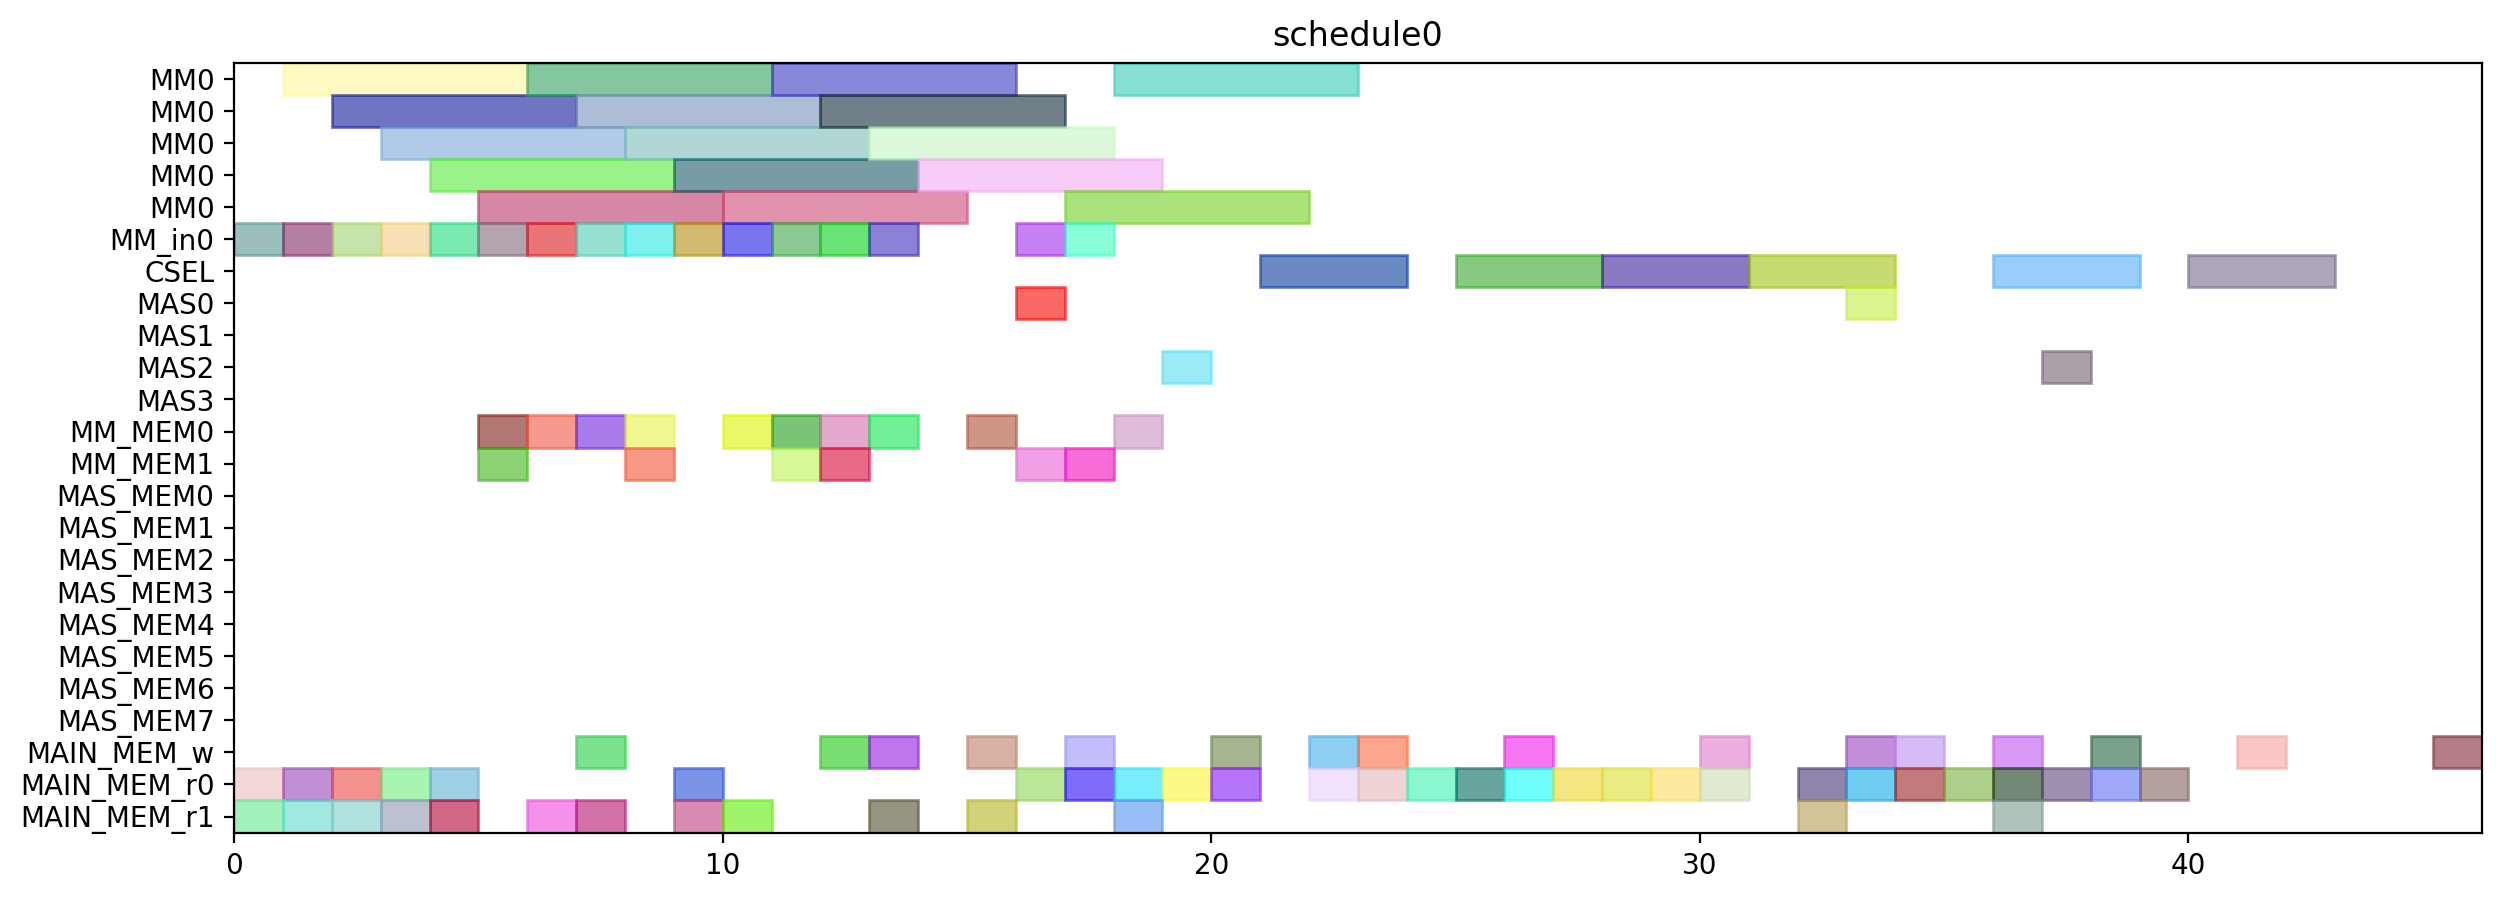

Reproduce this figure in Python.
from pyschedule import Scenario, solvers, plotters, alt


def solve():
	horizon = 120
	S = Scenario("schedule0", horizon=horizon)

	# resource
	MM = S.Resources('MM', num=1, size=5)
	MM_in = S.Resources('MM_in', num=1)
	CSEL = S.Resource('CSEL')
	MAS = S.Resources('MAS', num=4, size=1, periods=range(1, horizon))
	MM_MEM = S.Resources('MM_MEM', num=2)
	MAS_MEM = S.Resources('MAS_MEM', num=8)
	MAIN_MEM_w = S.Resource('MAIN_MEM_w', size=1)
	MAIN_MEM_r = S.Resources('MAIN_MEM_r', num=2)

	# result of previous scheduling

	# new tasks
	alpha0 = S.Task('alpha0', length=5, delay_cost=1)
	alpha0 += alt(MM)
	alpha0_in = S.Task('alpha0_in', length=1, delay_cost=1)
	alpha0_in += alt(MM_in)
	S += alpha0_in*MM_in[0]<=alpha0*MM[0]
	alpha0_mem0 = S.Task('alpha0_mem0', length=1, delay_cost=1)
	alpha0_mem0 += MAIN_MEM_r[0]
	S += alpha0_mem0 <= alpha0

	alpha0_mem1 = S.Task('alpha0_mem1', length=1, delay_cost=1)
	alpha0_mem1 += MAIN_MEM_r[1]
	S += alpha0_mem1 <= alpha0

	alpha1 = S.Task('alpha1', length=5, delay_cost=1)
	alpha1 += alt(MM)
	alpha1_in = S.Task('alpha1_in', length=1, delay_cost=1)
	alpha1_in += alt(MM_in)
	S += alpha1_in*MM_in[0]<=alpha1*MM[0]
	alpha1_mem0 = S.Task('alpha1_mem0', length=1, delay_cost=1)
	alpha1_mem0 += MAIN_MEM_r[0]
	S += alpha1_mem0 <= alpha1

	alpha1_mem1 = S.Task('alpha1_mem1', length=1, delay_cost=1)
	alpha1_mem1 += MAIN_MEM_r[1]
	S += alpha1_mem1 <= alpha1

	xit2N0 = S.Task('xit2N0', length=5, delay_cost=1)
	xit2N0 += alt(MM)
	xit2N0_in = S.Task('xit2N0_in', length=1, delay_cost=1)
	xit2N0_in += alt(MM_in)
	S += xit2N0_in*MM_in[0]<=xit2N0*MM[0]
	S += 0<xit2N0

	xit2N0_w = S.Task('xit2N0_w', length=1, delay_cost=1)
	xit2N0_w += alt(MAIN_MEM_w)
	S += xit2N0 <= xit2N0_w

	xit2N0_mem0 = S.Task('xit2N0_mem0', length=1, delay_cost=1)
	xit2N0_mem0 += MAIN_MEM_r[0]
	S += xit2N0_mem0 <= xit2N0

	xit2N0_mem1 = S.Task('xit2N0_mem1', length=1, delay_cost=1)
	xit2N0_mem1 += MAIN_MEM_r[1]
	S += xit2N0_mem1 <= xit2N0

	xit2N1 = S.Task('xit2N1', length=5, delay_cost=1)
	xit2N1 += alt(MM)
	xit2N1_in = S.Task('xit2N1_in', length=1, delay_cost=1)
	xit2N1_in += alt(MM_in)
	S += xit2N1_in*MM_in[0]<=xit2N1*MM[0]
	S += 0<xit2N1

	xit2N1_w = S.Task('xit2N1_w', length=1, delay_cost=1)
	xit2N1_w += alt(MAIN_MEM_w)
	S += xit2N1 <= xit2N1_w

	xit2N1_mem0 = S.Task('xit2N1_mem0', length=1, delay_cost=1)
	xit2N1_mem0 += MAIN_MEM_r[0]
	S += xit2N1_mem0 <= xit2N1

	xit2N1_mem1 = S.Task('xit2N1_mem1', length=1, delay_cost=1)
	xit2N1_mem1 += MAIN_MEM_r[1]
	S += xit2N1_mem1 <= xit2N1

	t30 = S.Task('t30', length=5, delay_cost=1)
	t30 += alt(MM)
	t30_in = S.Task('t30_in', length=1, delay_cost=1)
	t30_in += alt(MM_in)
	S += t30_in*MM_in[0]<=t30*MM[0]
	t30_mem0 = S.Task('t30_mem0', length=1, delay_cost=1)
	t30_mem0 += MAIN_MEM_r[0]
	S += t30_mem0 <= t30

	t30_mem1 = S.Task('t30_mem1', length=1, delay_cost=1)
	t30_mem1 += MAIN_MEM_r[1]
	S += t30_mem1 <= t30

	t31 = S.Task('t31', length=5, delay_cost=1)
	t31 += alt(MM)
	t31_in = S.Task('t31_in', length=1, delay_cost=1)
	t31_in += alt(MM_in)
	S += t31_in*MM_in[0]<=t31*MM[0]
	t31_mem0 = S.Task('t31_mem0', length=1, delay_cost=1)
	t31_mem0 += MAIN_MEM_r[0]
	S += t31_mem0 <= t31

	t31_mem1 = S.Task('t31_mem1', length=1, delay_cost=1)
	t31_mem1 += MAIN_MEM_r[1]
	S += t31_mem1 <= t31

	alphaD0 = S.Task('alphaD0', length=5, delay_cost=1)
	alphaD0 += alt(MM)
	alphaD0_in = S.Task('alphaD0_in', length=1, delay_cost=1)
	alphaD0_in += alt(MM_in)
	S += alphaD0_in*MM_in[0]<=alphaD0*MM[0]
	S += 0<alphaD0

	alphaD0_w = S.Task('alphaD0_w', length=1, delay_cost=1)
	alphaD0_w += alt(MAIN_MEM_w)
	S += alphaD0 <= alphaD0_w

	alphaD0_mem0 = S.Task('alphaD0_mem0', length=1, delay_cost=1)
	alphaD0_mem0 += alt(MM_MEM)
	S += (alpha0*MM[0])-1 < alphaD0_mem0*MM_MEM[0]
	S += alphaD0_mem0 <= alphaD0

	alphaD0_mem1 = S.Task('alphaD0_mem1', length=1, delay_cost=1)
	alphaD0_mem1 += MAIN_MEM_r[1]
	S += alphaD0_mem1 <= alphaD0

	alphaD1 = S.Task('alphaD1', length=5, delay_cost=1)
	alphaD1 += alt(MM)
	alphaD1_in = S.Task('alphaD1_in', length=1, delay_cost=1)
	alphaD1_in += alt(MM_in)
	S += alphaD1_in*MM_in[0]<=alphaD1*MM[0]
	S += 0<alphaD1

	alphaD1_w = S.Task('alphaD1_w', length=1, delay_cost=1)
	alphaD1_w += alt(MAIN_MEM_w)
	S += alphaD1 <= alphaD1_w

	alphaD1_mem0 = S.Task('alphaD1_mem0', length=1, delay_cost=1)
	alphaD1_mem0 += alt(MM_MEM)
	S += (alpha1*MM[0])-1 < alphaD1_mem0*MM_MEM[0]
	S += alphaD1_mem0 <= alphaD1

	alphaD1_mem1 = S.Task('alphaD1_mem1', length=1, delay_cost=1)
	alphaD1_mem1 += MAIN_MEM_r[1]
	S += alphaD1_mem1 <= alphaD1

	alpha20 = S.Task('alpha20', length=5, delay_cost=1)
	alpha20 += alt(MM)
	alpha20_in = S.Task('alpha20_in', length=1, delay_cost=1)
	alpha20_in += alt(MM_in)
	S += alpha20_in*MM_in[0]<=alpha20*MM[0]
	alpha20_mem0 = S.Task('alpha20_mem0', length=1, delay_cost=1)
	alpha20_mem0 += alt(MM_MEM)
	S += (alpha0*MM[0])-1 < alpha20_mem0*MM_MEM[0]
	S += alpha20_mem0 <= alpha20

	alpha20_mem1 = S.Task('alpha20_mem1', length=1, delay_cost=1)
	alpha20_mem1 += alt(MM_MEM)
	S += (alpha0*MM[0])-1 < alpha20_mem1*MM_MEM[1]
	S += alpha20_mem1 <= alpha20

	alpha21 = S.Task('alpha21', length=5, delay_cost=1)
	alpha21 += alt(MM)
	alpha21_in = S.Task('alpha21_in', length=1, delay_cost=1)
	alpha21_in += alt(MM_in)
	S += alpha21_in*MM_in[0]<=alpha21*MM[0]
	alpha21_mem0 = S.Task('alpha21_mem0', length=1, delay_cost=1)
	alpha21_mem0 += alt(MM_MEM)
	S += (alpha1*MM[0])-1 < alpha21_mem0*MM_MEM[0]
	S += alpha21_mem0 <= alpha21

	alpha21_mem1 = S.Task('alpha21_mem1', length=1, delay_cost=1)
	alpha21_mem1 += alt(MM_MEM)
	S += (alpha1*MM[0])-1 < alpha21_mem1*MM_MEM[1]
	S += alpha21_mem1 <= alpha21

	alpha2V0 = S.Task('alpha2V0', length=5, delay_cost=1)
	alpha2V0 += alt(MM)
	alpha2V0_in = S.Task('alpha2V0_in', length=1, delay_cost=1)
	alpha2V0_in += alt(MM_in)
	S += alpha2V0_in*MM_in[0]<=alpha2V0*MM[0]
	alpha2V0_mem0 = S.Task('alpha2V0_mem0', length=1, delay_cost=1)
	alpha2V0_mem0 += alt(MM_MEM)
	S += (alpha20*MM[0])-1 < alpha2V0_mem0*MM_MEM[0]
	S += alpha2V0_mem0 <= alpha2V0

	alpha2V0_mem1 = S.Task('alpha2V0_mem1', length=1, delay_cost=1)
	alpha2V0_mem1 += MAIN_MEM_r[1]
	S += alpha2V0_mem1 <= alpha2V0

	alpha2V1 = S.Task('alpha2V1', length=5, delay_cost=1)
	alpha2V1 += alt(MM)
	alpha2V1_in = S.Task('alpha2V1_in', length=1, delay_cost=1)
	alpha2V1_in += alt(MM_in)
	S += alpha2V1_in*MM_in[0]<=alpha2V1*MM[0]
	alpha2V1_mem0 = S.Task('alpha2V1_mem0', length=1, delay_cost=1)
	alpha2V1_mem0 += alt(MM_MEM)
	S += (alpha21*MM[0])-1 < alpha2V1_mem0*MM_MEM[0]
	S += alpha2V1_mem0 <= alpha2V1

	alpha2V1_mem1 = S.Task('alpha2V1_mem1', length=1, delay_cost=1)
	alpha2V1_mem1 += MAIN_MEM_r[1]
	S += alpha2V1_mem1 <= alpha2V1

	t3alphaD0 = S.Task('t3alphaD0', length=5, delay_cost=1)
	t3alphaD0 += alt(MM)
	t3alphaD0_in = S.Task('t3alphaD0_in', length=1, delay_cost=1)
	t3alphaD0_in += alt(MM_in)
	S += t3alphaD0_in*MM_in[0]<=t3alphaD0*MM[0]
	t3alphaD0_mem0 = S.Task('t3alphaD0_mem0', length=1, delay_cost=1)
	t3alphaD0_mem0 += alt(MM_MEM)
	S += (t30*MM[0])-1 < t3alphaD0_mem0*MM_MEM[0]
	S += t3alphaD0_mem0 <= t3alphaD0

	t3alphaD0_mem1 = S.Task('t3alphaD0_mem1', length=1, delay_cost=1)
	t3alphaD0_mem1 += alt(MM_MEM)
	S += (alphaD0*MM[0])-1 < t3alphaD0_mem1*MM_MEM[1]
	S += t3alphaD0_mem1 <= t3alphaD0

	t3alphaD1 = S.Task('t3alphaD1', length=5, delay_cost=1)
	t3alphaD1 += alt(MM)
	t3alphaD1_in = S.Task('t3alphaD1_in', length=1, delay_cost=1)
	t3alphaD1_in += alt(MM_in)
	S += t3alphaD1_in*MM_in[0]<=t3alphaD1*MM[0]
	t3alphaD1_mem0 = S.Task('t3alphaD1_mem0', length=1, delay_cost=1)
	t3alphaD1_mem0 += alt(MM_MEM)
	S += (t31*MM[0])-1 < t3alphaD1_mem0*MM_MEM[0]
	S += t3alphaD1_mem0 <= t3alphaD1

	t3alphaD1_mem1 = S.Task('t3alphaD1_mem1', length=1, delay_cost=1)
	t3alphaD1_mem1 += alt(MM_MEM)
	S += (alphaD1*MM[0])-1 < t3alphaD1_mem1*MM_MEM[1]
	S += t3alphaD1_mem1 <= t3alphaD1

	y20 = S.Task('y20', length=5, delay_cost=1)
	y20 += alt(MM)
	y20_in = S.Task('y20_in', length=1, delay_cost=1)
	y20_in += alt(MM_in)
	S += y20_in*MM_in[0]<=y20*MM[0]
	S += 0<y20

	y20_w = S.Task('y20_w', length=1, delay_cost=1)
	y20_w += alt(MAIN_MEM_w)
	S += y20 <= y20_w

	y20_mem0 = S.Task('y20_mem0', length=1, delay_cost=1)
	y20_mem0 += MAIN_MEM_r[0]
	S += y20_mem0 <= y20

	y20_mem1 = S.Task('y20_mem1', length=1, delay_cost=1)
	y20_mem1 += alt(MM_MEM)
	S += (t3alphaD0*MM[0])-1 < y20_mem1*MM_MEM[1]
	S += y20_mem1 <= y20

	y21 = S.Task('y21', length=5, delay_cost=1)
	y21 += alt(MM)
	y21_in = S.Task('y21_in', length=1, delay_cost=1)
	y21_in += alt(MM_in)
	S += y21_in*MM_in[0]<=y21*MM[0]
	S += 0<y21

	y21_w = S.Task('y21_w', length=1, delay_cost=1)
	y21_w += alt(MAIN_MEM_w)
	S += y21 <= y21_w

	y21_mem0 = S.Task('y21_mem0', length=1, delay_cost=1)
	y21_mem0 += MAIN_MEM_r[0]
	S += y21_mem0 <= y21

	y21_mem1 = S.Task('y21_mem1', length=1, delay_cost=1)
	y21_mem1 += alt(MM_MEM)
	S += (t3alphaD1*MM[0])-1 < y21_mem1*MM_MEM[1]
	S += y21_mem1 <= y21

	alpha2V_U0 = S.Task('alpha2V_U0', length=1, delay_cost=1)
	alpha2V_U0 += alt(MAS)
	S += 0<alpha2V_U0

	alpha2V_U0_w = S.Task('alpha2V_U0_w', length=1, delay_cost=1)
	alpha2V_U0_w += alt(MAIN_MEM_w)
	S += alpha2V_U0 <= alpha2V_U0_w

	alpha2V_U0_mem0 = S.Task('alpha2V_U0_mem0', length=1, delay_cost=1)
	alpha2V_U0_mem0 += alt(MM_MEM)
	S += (alpha2V0*MM[0])-1 < alpha2V_U0_mem0*MM_MEM[0]
	S += alpha2V_U0_mem0 <= alpha2V_U0

	alpha2V_U0_mem1 = S.Task('alpha2V_U0_mem1', length=1, delay_cost=1)
	alpha2V_U0_mem1 += MAIN_MEM_r[1]
	S += alpha2V_U0_mem1 <= alpha2V_U0

	alpha2V_U1 = S.Task('alpha2V_U1', length=1, delay_cost=1)
	alpha2V_U1 += alt(MAS)
	S += 0<alpha2V_U1

	alpha2V_U1_w = S.Task('alpha2V_U1_w', length=1, delay_cost=1)
	alpha2V_U1_w += alt(MAIN_MEM_w)
	S += alpha2V_U1 <= alpha2V_U1_w

	alpha2V_U1_mem0 = S.Task('alpha2V_U1_mem0', length=1, delay_cost=1)
	alpha2V_U1_mem0 += alt(MM_MEM)
	S += (alpha2V1*MM[0])-1 < alpha2V_U1_mem0*MM_MEM[0]
	S += alpha2V_U1_mem0 <= alpha2V_U1

	alpha2V_U1_mem1 = S.Task('alpha2V_U1_mem1', length=1, delay_cost=1)
	alpha2V_U1_mem1 += MAIN_MEM_r[1]
	S += alpha2V_U1_mem1 <= alpha2V_U1

	X0 = S.Task('X0', length=3, delay_cost=1)
	X0 += alt(CSEL)

	X0_w = S.Task('X0_w', length=1, delay_cost=1)
	X0_w += alt(MAIN_MEM_w)
	S += X0+2 <= X0_w

	X0_mem0 = S.Task('X0_mem0', length=1, delay_cost=1)
	X0_mem0 += MAIN_MEM_r[0]
	S += alpha2V_U0_w < X0_mem0
	S += X0_mem0+ 2 <= X0

	X0_mem1 = S.Task('X0_mem1', length=1, delay_cost=1)
	X0_mem1 += MAIN_MEM_r[0]
	S += xit2N0_w < X0_mem1
	S += X0_mem1+ 1 <= X0

	X0_mem2 = S.Task('X0_mem2', length=1, delay_cost=1)
	X0_mem2 += MAIN_MEM_r[0]
	S += X0_mem2+ 0 <= X0

	X1 = S.Task('X1', length=3, delay_cost=1)
	X1 += alt(CSEL)

	X1_w = S.Task('X1_w', length=1, delay_cost=1)
	X1_w += alt(MAIN_MEM_w)
	S += X1+2 <= X1_w

	X1_mem0 = S.Task('X1_mem0', length=1, delay_cost=1)
	X1_mem0 += MAIN_MEM_r[0]
	S += alpha2V_U1_w < X1_mem0
	S += X1_mem0+ 2 <= X1

	X1_mem1 = S.Task('X1_mem1', length=1, delay_cost=1)
	X1_mem1 += MAIN_MEM_r[0]
	S += xit2N1_w < X1_mem1
	S += X1_mem1+ 1 <= X1

	X1_mem2 = S.Task('X1_mem2', length=1, delay_cost=1)
	X1_mem2 += MAIN_MEM_r[0]
	S += X1_mem2+ 0 <= X1

	y0 = S.Task('y0', length=3, delay_cost=1)
	y0 += alt(CSEL)

	y0_w = S.Task('y0_w', length=1, delay_cost=1)
	y0_w += alt(MAIN_MEM_w)
	S += y0+2 <= y0_w

	y0_mem0 = S.Task('y0_mem0', length=1, delay_cost=1)
	y0_mem0 += MAIN_MEM_r[0]
	S += alpha2V_U0_w < y0_mem0
	S += y0_mem0+ 2 <= y0

	y0_mem1 = S.Task('y0_mem1', length=1, delay_cost=1)
	y0_mem1 += MAIN_MEM_r[0]
	S += y20_w < y0_mem1
	S += y0_mem1+ 1 <= y0

	y0_mem2 = S.Task('y0_mem2', length=1, delay_cost=1)
	y0_mem2 += MAIN_MEM_r[0]
	S += alphaD0_w < y0_mem2
	S += y0_mem2+ 0 <= y0

	y1 = S.Task('y1', length=3, delay_cost=1)
	y1 += alt(CSEL)

	y1_w = S.Task('y1_w', length=1, delay_cost=1)
	y1_w += alt(MAIN_MEM_w)
	S += y1+2 <= y1_w

	y1_mem0 = S.Task('y1_mem0', length=1, delay_cost=1)
	y1_mem0 += MAIN_MEM_r[0]
	S += alpha2V_U1_w < y1_mem0
	S += y1_mem0+ 2 <= y1

	y1_mem1 = S.Task('y1_mem1', length=1, delay_cost=1)
	y1_mem1 += MAIN_MEM_r[0]
	S += y21_w < y1_mem1
	S += y1_mem1+ 1 <= y1

	y1_mem2 = S.Task('y1_mem2', length=1, delay_cost=1)
	y1_mem2 += MAIN_MEM_r[0]
	S += alphaD1_w < y1_mem2
	S += y1_mem2+ 0 <= y1

	y_alt0 = S.Task('y_alt0', length=1, delay_cost=1)
	y_alt0 += alt(MAS)
	S += 0<y_alt0

	y_alt0_w = S.Task('y_alt0_w', length=1, delay_cost=1)
	y_alt0_w += alt(MAIN_MEM_w)
	S += y_alt0 <= y_alt0_w

	y_alt0_mem0 = S.Task('y_alt0_mem0', length=1, delay_cost=1)
	y_alt0_mem0 += MAIN_MEM_r[0]
	S += y_alt0_mem0 <= y_alt0

	y_alt0_mem1 = S.Task('y_alt0_mem1', length=1, delay_cost=1)
	y_alt0_mem1 += MAIN_MEM_r[1]
	S += y0_w < y_alt0_mem1
	S += y_alt0_mem1 <= y_alt0

	y_alt1 = S.Task('y_alt1', length=1, delay_cost=1)
	y_alt1 += alt(MAS)
	S += 0<y_alt1

	y_alt1_w = S.Task('y_alt1_w', length=1, delay_cost=1)
	y_alt1_w += alt(MAIN_MEM_w)
	S += y_alt1 <= y_alt1_w

	y_alt1_mem0 = S.Task('y_alt1_mem0', length=1, delay_cost=1)
	y_alt1_mem0 += MAIN_MEM_r[0]
	S += y_alt1_mem0 <= y_alt1

	y_alt1_mem1 = S.Task('y_alt1_mem1', length=1, delay_cost=1)
	y_alt1_mem1 += MAIN_MEM_r[1]
	S += y1_w < y_alt1_mem1
	S += y_alt1_mem1 <= y_alt1

	Y0 = S.Task('Y0', length=3, delay_cost=1)
	Y0 += alt(CSEL)

	Y0_w = S.Task('Y0_w', length=1, delay_cost=1)
	Y0_w += alt(MAIN_MEM_w)
	S += Y0+2 <= Y0_w

	Y0_mem0 = S.Task('Y0_mem0', length=1, delay_cost=1)
	Y0_mem0 += MAIN_MEM_r[0]
	S += Y0_mem0+ 2 <= Y0

	Y0_mem1 = S.Task('Y0_mem1', length=1, delay_cost=1)
	Y0_mem1 += MAIN_MEM_r[0]
	S += y0_w < Y0_mem1
	S += Y0_mem1+ 1 <= Y0

	Y0_mem2 = S.Task('Y0_mem2', length=1, delay_cost=1)
	Y0_mem2 += MAIN_MEM_r[0]
	S += y_alt0_w < Y0_mem2
	S += Y0_mem2+ 0 <= Y0

	Y1 = S.Task('Y1', length=3, delay_cost=1)
	Y1 += alt(CSEL)

	Y1_w = S.Task('Y1_w', length=1, delay_cost=1)
	Y1_w += alt(MAIN_MEM_w)
	S += Y1+2 <= Y1_w

	Y1_mem0 = S.Task('Y1_mem0', length=1, delay_cost=1)
	Y1_mem0 += MAIN_MEM_r[0]
	S += Y1_mem0+ 2 <= Y1

	Y1_mem1 = S.Task('Y1_mem1', length=1, delay_cost=1)
	Y1_mem1 += MAIN_MEM_r[0]
	S += y1_w < Y1_mem1
	S += Y1_mem1+ 1 <= Y1

	Y1_mem2 = S.Task('Y1_mem2', length=1, delay_cost=1)
	Y1_mem2 += MAIN_MEM_r[0]
	S += y_alt1_w < Y1_mem2
	S += Y1_mem2+ 0 <= Y1

	solvers.mip.solve(S,msg=1,kind='CPLEX',ratio_gap=1.01)

	solution = [['hoge']*len(S.solution()[1]) for i in range(len(S.solution()))]
	for i in range(len(S.solution())):
		for j in range(len(S.solution()[i])):
			solution[i][j]=str(S.solution()[i][j])
	print(solution)

	cycles = int(solution[-1][3])

	pic_file_name = "/home/mfukuda/ABE/multiRAM_multiMAS_16mux/scheduling_result/stage5MM1_stage1MAS4/2xSSWU_AFTER_EXP/schedule0.png"
	if(S.solution() != []):
		plotters.matplotlib.plot(S,img_filename=pic_file_name, show_task_labels=False, fig_size=(cycles*0.25+3, 5))

	return solution
